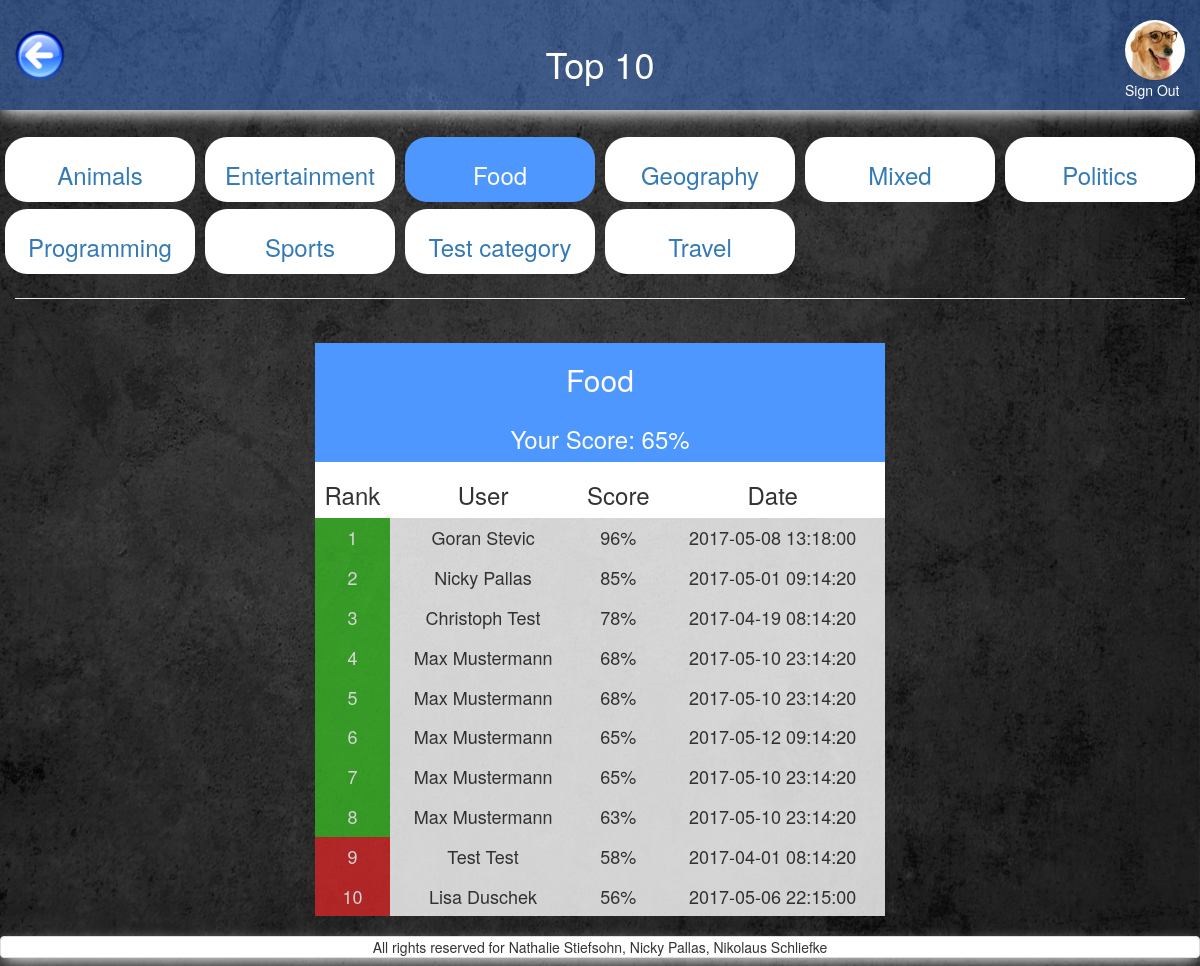
The app's page /top_10.php?selected_category_id=6 (signed in), older data.
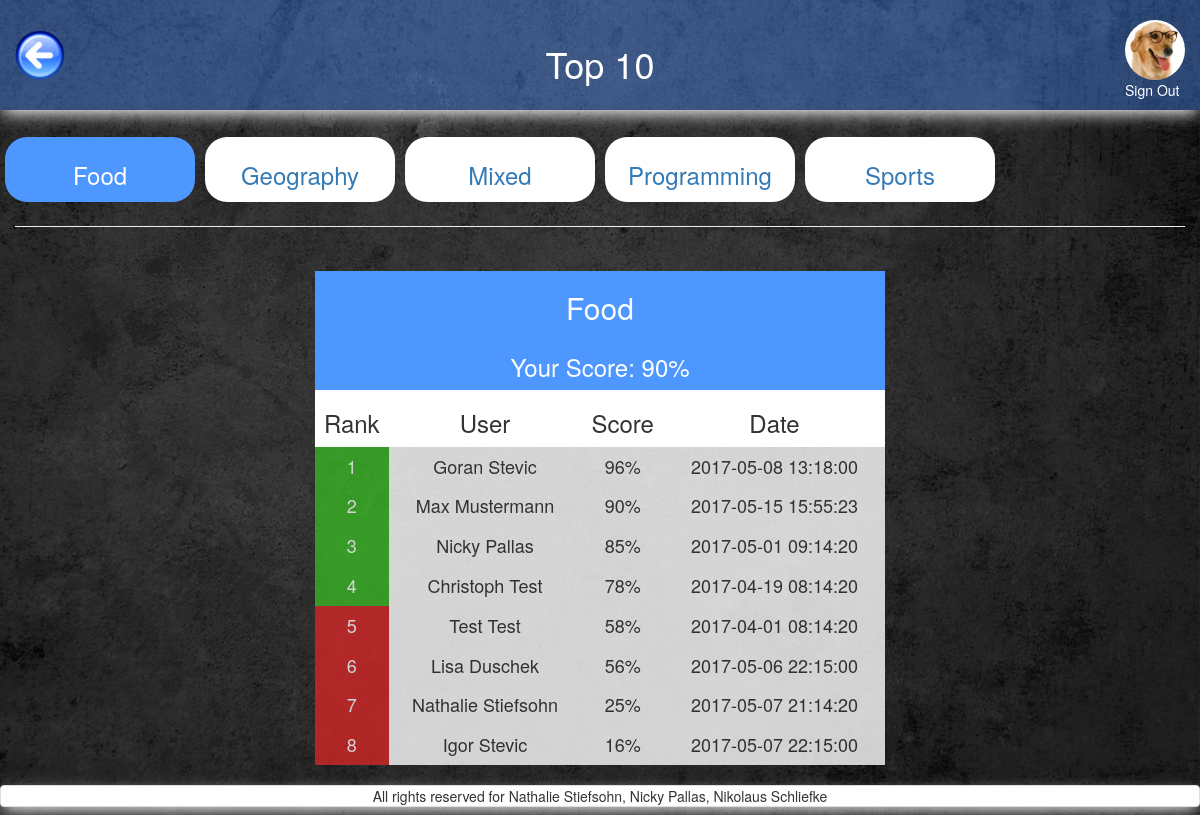
The same page, newer data.
### tables this page shows
CREATE TABLE `categories` (
  `id` int(11) NOT NULL,
  `category` varchar(13) NOT NULL,
  `image` varchar(255) NOT NULL DEFAULT 'default.png',
  `amount_questions` int(11) NOT NULL DEFAULT '8',
  `tries` int(11) NOT NULL DEFAULT '5',
  `passed_at` decimal(3,2) NOT NULL DEFAULT '0.60'
);

CREATE TABLE `quizzes` (
  `id` int(11) NOT NULL,
  `FK_users` int(11) NOT NULL,
  `FK_categories` int(11) NOT NULL,
  `scores` decimal(3,2) DEFAULT NULL,
  `start_timestamp` datetime NOT NULL,
  `end_timestamp` datetime DEFAULT NULL
);

CREATE TABLE `users` (
  `id` int(11) NOT NULL,
  `FK_avatars` int(11) NOT NULL,
  `FK_classes` int(11) NOT NULL DEFAULT '1',
  `email` varchar(255) NOT NULL,
  `password` varchar(255) NOT NULL,
  `first_name` varchar(255) NOT NULL,
  `family_name` varchar(255) NOT NULL,
  `date_of_birth` date NOT NULL DEFAULT '1993-07-30'
);

### includes/start_session_user.php (called while the page is built, shortened)
<?php
 require_once 'dbconnect.php';
 $res=mysqli_query($con, "SELECT first_name, family_name, date_of_birth, users.id AS user_id, avatars.location AS avatar, avatars.id AS avatar_id, email, fk_classes FROM users
 	JOIN avatars ON users.FK_avatars=avatars.id
 	WHERE users.id=".$_SESSION['user']);
	 $userRow=mysqli_fetch_array($res);
	 $user_id = $userRow['user_id'];
	 $selected_class_id  = $userRow['fk_classes'];
?>

### query/my_quizzes_categories.php (called while the page is built)
<?php
$query_categories = "
    SELECT
        category,
        categories.id AS category_id,
        count(quizzes.id) AS games_played,
        avg(scores) AS average_score,
        max(end_timestamp) AS latest_timestamp
    FROM `quizzes`
    LEFT JOIN categories ON categories.id=quizzes.FK_categories
    where FK_users = ".$user_id."
    GROUP by category
    ORDER BY
        category ASC;
";
$res_categories = mysqli_query($con, $query_categories);
?>

### query/ranking_query.php (called while the page is built)
 <?php
$query_ranking="
    SELECT
        t1.*,
        first_name,
        family_name,
        passed_at
    FROM categories
    left JOIN quizzes as t1 ON categories.id=t1.FK_categories
    left JOIN quizzes AS t2
      ON t1.FK_users = t2.FK_users
        AND t1.FK_categories = t2.FK_categories
        AND t1.end_timestamp < t2.end_timestamp
    JOIN users on users.id=t1.fk_users
    WHERE t2.FK_users IS NULL
    and t1.fk_categories = ".$selected_category_id."
    and users.fk_classes=".$selected_class_id."
    order by scores Desc
";
$res_ranking = mysqli_query($con, $query_ranking);
?>

### top_10.php (the view, shortened to what the changed rows need)
<?php
require_once('includes/start_session_user.php');
?>
<?php
	$highlight="";
	$passed="";
	if(isset($_GET['selected_category_id'])){
		$selected_category_id = $_GET['selected_category_id'];
		$query_category_name = "
			SELECT category, t1.scores AS scores
		    FROM categories
			left JOIN quizzes as t1 ON categories.id=t1.FK_categories
			left JOIN quizzes AS t2
			ON t1.FK_users = t2.FK_users
			AND t1.FK_categories = t2.FK_categories
			AND t1.end_timestamp < t2.end_timestamp
			WHERE t2.FK_users IS NULL
		    and t1.fk_categories = ".$selected_category_id." and t1.FK_users=".$_SESSION['user']."
		    order by category ASC
		    "
		    ;
		$res_category_name = mysqli_query($con, $query_category_name);
		$row_category_name  = mysqli_fetch_array($res_category_name);
		$category_name_selected = $row_category_name['category'];
		$scores_selected = $row_category_name['scores'];
	} else {
		$selected_category_id = '-1';
		$category_name_selected = "Pick a category from above";
		$scores_selected ="";
	}
?>
<!DOCTYPE html>
<html>
<head>
	<?php
require_once('includes/head_tag.php');
	?>
</head>
<body>
<div id="wrap">
  <div id="main" class="container-fluid clear-top">
    <header class="row shadow" id="header">
            <div class="col-xs-6 white text-center margin-top">
                <h1 class="heading_font">Top 10</h1>
            </div>
    </header>
	<div class="row">
		<main class="col-xs-12">
			<section class="row">
				<div class="col-xs-12 text-center margin-top">
					<div class="row">
							<?php
								require_once('query/my_quizzes_categories.php');
				                while ($row_categories  = mysqli_fetch_array($res_categories)){
				                    $category = $row_categories['category'];
				                    $category_id=$row_categories['category_id'];
				                    if ($selected_category_id==$category_id){
				                    	$highlight="highlight";
				                    } else {
				                    	$highlight="";
				                    }
				                    echo '
							<a href="top_10.php?selected_category_id='.$category_id.'" class="">
	 							<div class="col-xs-6 col-sm-3 col-md-2">
									<div class="wrapper2 text-center" id="'.$highlight.'">
	 									<h3>'.$category.'</h3>
	 								</div>
								</div>
		 					</a>
				                    ';
				                }
			                ?>
	                </div>
				</div>
				<div class="col-xs-10 col-xs-offset-1 col-sm-6 col-sm-offset-3 margin-top">
                        <table class="table-hover text-center" >
                            <thead  id="white_background">
                                <tr id="first_row_table" class="white">
                                	<th colspan="4" class="text-center"><h2><?php echo $category_name_selected;  ?></h2></th>
                                </tr>
                                <?php
                                	if(isset($_GET['selected_category_id'])){
                                	echo'
                                <tr id="first_row_table" class="white">
                                	<th colspan="4" class="text-center"><h3>Your Score: '.($scores_selected*100).'%</h3></th>
                                </tr>
                                	';
                                	}
                                 ?>
                                <tr>
                                	<th class="text-center"><h3>Rank</h3></th>
                                	<th class="text-center"><h3>User</h3></th>
                                    <th class="text-center"><h3>Score</h3></th>
                                    <th class="text-center"><h3>Date</h3></th>
                                </tr>
                            </thead>
                            <tbody>
                                 <?php
                        include_once('query/ranking_query.php');
                        $rank=1;
                        while (($row_ranking  = mysqli_fetch_array($res_ranking)) AND ($rank <11)){
 							$first_name = $row_ranking['first_name'];
 							$family_name = $row_ranking['family_name'];
                            $score=$row_ranking['scores'];
                            $time_stamp=$row_ranking['start_timestamp'];
                            $passed_at=$row_ranking['passed_at'];
                            if ($score>=$passed_at){
                            	$passed="green_background";
                            } else {
                            	$passed="red_background";
                            }
                            echo '
                                <tr>
                                    <td  class="'.$passed.'"><h4>'.$rank.'</h4></td>
                                    <td><h4>'.$first_name.' '.$family_name.'</h4></td>
                                    <td><h4>'.number_format($score*100).'%</h4></td>
                                    <td><h4>'.$time_stamp.'</h4></td>
                                </tr>
                                ';
                         $rank++;
                        }
                        ?>
                            </tbody>
                        </table>
                    </div>
			</section>
		</main>
	</div>
  </div>
</div>
</body>
</html>

Row changes from the older to the newer data that the page shows:
no longer on this page (row unchanged): categories: category "Animals"
no longer on this page (row unchanged): categories: category "Entertainment"
no longer on this page (row unchanged): categories: category "Politics"
no longer on this page (row unchanged): categories: category "Test category"
no longer on this page (row unchanged): categories: category "Travel"
removed quizzes: FK_users.first_name "Max", FK_users.family_name "Mustermann", $score*100 "68", start_timestamp "2017-05-10 23:14:20"
removed quizzes: FK_users.first_name "Max", FK_users.family_name "Mustermann", $score*100 "68", start_timestamp "2017-05-10 23:14:20"
removed quizzes: FK_users.first_name "Max", FK_users.family_name "Mustermann", $score*100 "65", start_timestamp "2017-05-12 09:14:20"
removed quizzes: FK_users.first_name "Max", FK_users.family_name "Mustermann", $score*100 "65", start_timestamp "2017-05-10 23:14:20"
removed quizzes: FK_users.first_name "Max", FK_users.family_name "Mustermann", $score*100 "63", start_timestamp "2017-05-10 23:14:20"
added quizzes: FK_users.first_name "Max", FK_users.family_name "Mustermann", $score*100 "90", start_timestamp "2017-05-15 15:55:23"
now on this page (row edited): quizzes: FK_users.first_name "Nathalie", FK_users.family_name "Stiefsohn", $score*100 "25", start_timestamp "2017-05-07 21:14:20"
now on this page (row edited): quizzes: FK_users.first_name "Igor", FK_users.family_name "Stevic", $score*100 "16", start_timestamp "2017-05-07 22:15:00"
Text that changed along with them:
$scores_selected*100: "65" → "90"
